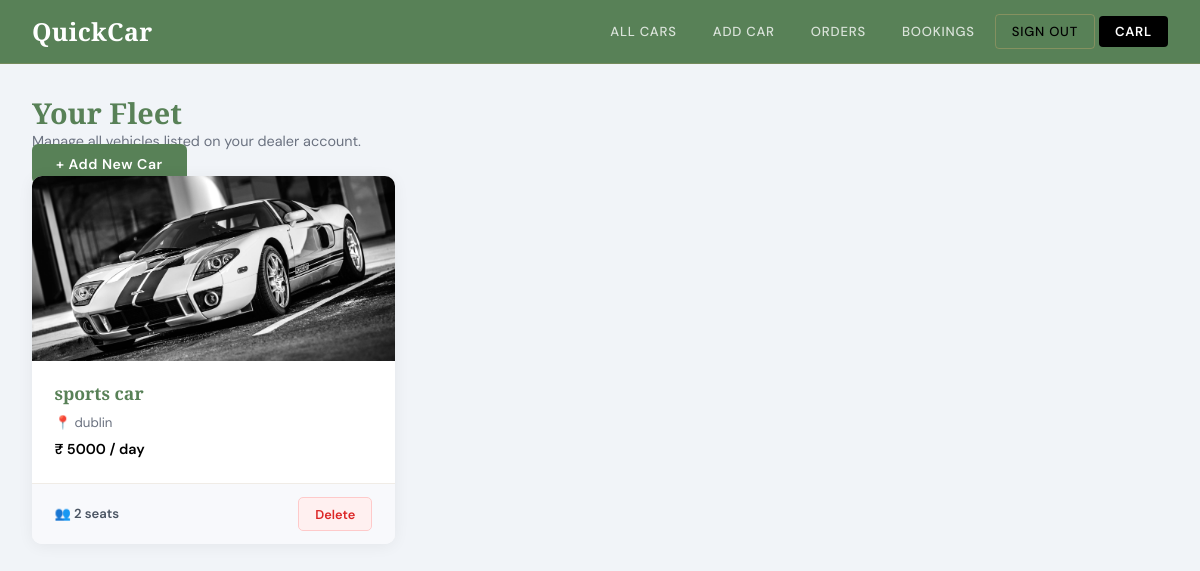
The app's page /all_cars/ (signed in) with its own data.
### home/models.py (models this page shows, shortened)
class Car(models.Model):
    name = models.CharField(max_length=50)
    image = models.ImageField(upload_to="")
    car_dealer = models.ForeignKey(CarDealer, on_delete=models.PROTECT)
    capacity = models.CharField(max_length=2)
    location = models.ForeignKey(
        Location,
        on_delete=models.SET_NULL,
        null=True
    )
    is_available = models.BooleanField(default=True)
    rent = models.CharField(max_length=10, blank=True)

class Location(models.Model):
    city = models.CharField(max_length=50)

### home/views.py (the view)
# urls.py: path("all_cars/", views.all_cars, name="all_cars"),
def all_cars(request):
    dealer = CarDealer.objects.filter(car_dealer=request.user).first()
    cars = Car.objects.filter(car_dealer=dealer)
    return render(request, "all_cars.html", {'cars': cars})

### home/templates/all_cars.html (shortened to what this page needs)
{% extends 'car_dealer_navbar.html' %}
{% block body %}
<div class="page-header">
  <div>
    <h1>Your Fleet</h1>
    <p>Manage all vehicles listed on your dealer account.</p>
  </div>
  <a href="/add_car/" class="btn-add">+ Add New Car</a>
</div>
{% if cars %}
<div class="cars-grid">
  {% for car in cars %}
  <div class="car-card">
    {% if car.image %}
    <img src="{{ car.image.url }}" alt="{{ car.name }}">
    {% else %}
    <div style="height:185px;background:linear-gradient(135deg,#588157,#2d5a8e);display:flex;align-items:center;justify-content:center;color:rgba(255,255,255,0.3);font-size:3rem;">🚗</div>
    {% endif %}
    <div class="car-card-body">
      <div class="car-name">{{ car.name }}</div>
      <div class="car-meta">📍 {{ car.location.city }}</div>
      <div class="car-meta" style="color:#000000;font-weight:600;font-size:0.9rem;margin-top:0.4rem;">₹ {{ car.rent }} / day</div>
    </div>
    <div class="car-footer">
      <span class="car-capacity">👥 {{ car.capacity }} seats</span>
      <a href="/delete_car/{{ car.id }}" class="btn-delete" onclick="return confirm('Delete {{ car.name }}?')">Delete</a>
    </div>
  </div>
  {% endfor %}
</div>
{% endif %}
{% endblock body %}

### home/templates/car_dealer_navbar.html (shortened to what this page needs)
<!doctype html>
<html lang="en">
<head>
  <link href="https://cdn.jsdelivr.net/npm/bootstrap@5.1.0/dist/css/bootstrap.min.css" rel="stylesheet">
</head>
<body>
  <nav class="top-navbar">
    <a class="brand" href="/home2/">QuickCar</a>
    <div class="top-nav-links">
      <a href="/all_cars/">All Cars</a>
      <a href="/add_car/">Add Car</a>
      <a href="/all_orders/">Orders</a>
      <a href="/earnings/">Bookings</a>
      <a href="/signout/" class="signout-link">Sign Out</a>
      <a href="/signout/" class="user-badge">{{ request.user }}</a>
    </div>
  </nav>
  <div class="page-wrapper">
    {% block body %}{% endblock %}
  </div>
</body>
</html>

### records on screen
Car: image (picture), name "sports car", location.city "dublin", rent "5000", capacity "2"

### other values on screen
{{ request.user }} "CARL"
